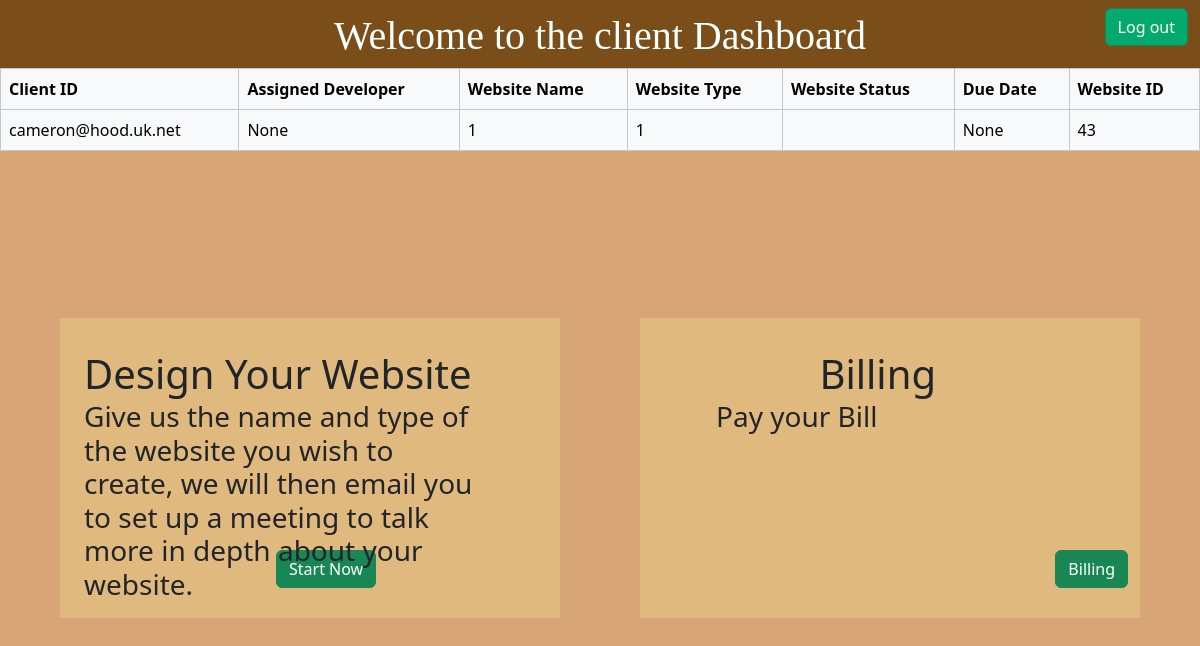
The page /client_dashboard (signed in) on the database its author committed.
### WebDev/models.py (models this page shows, shortened)
class Website_details(models.Model):
  WebsiteID = models.BigAutoField(auto_created=True, primary_key=True, blank=False, unique=True)
  ClientID = models.ForeignKey(User, on_delete=models.CASCADE)
  DeveloperID = models.ForeignKey(Developers, blank=True, null=True, on_delete=models.CASCADE)
  WebsiteName = models.CharField(max_length=255, blank=False)
  WebsiteType = models.CharField(max_length=255, blank=False)
  WebsiteStatus = models.CharField(max_length=255, blank=True)
  DueDate = models.CharField(max_length=255, blank=True, null=True)

### WebDev/views.py (the view)
# urls.py: path('client_dashboard', views.client_dash, name ='client_dash'),        # client dash
@login_required
def client_dash(request):
    detail_context ={}
    deatail_form = details_form()
    details = Website_details.objects.filter(ClientID=request.user)
    detail_context['details'] = details
    detail_context['deatail_form'] = deatail_form
    return render(request, 'WebDev/client_dash.html', detail_context)

### WebDev/templates/WebDev/client_dash.html (shortened to what this page needs)
<!DOCTYPE html>
<html lang="en">
<head>
    <link href="https://cdn.jsdelivr.net/npm/bootstrap@5.3.3/dist/css/bootstrap.min.css" rel="stylesheet">
</head>
<body style=" background-color: #d8a576;">
    <div>
        <div style="position: absolute; height: 10%; width: 100%; background-color: #7a4d19; top:0%; z-index: -10;"></div>
        <h1 style="font-family: 'Times New Roman', Times, serif; text-align: center; z-index: 1; --bs-heading-color: azure; margin-top: 1%; top:0px; position: relative;">Welcome to the client Dashboard</h1>
        <div style="height: 300px;  width: 500px;background-color: #e0b97e;position: absolute;left: 5%;margin-top: 250px;"></div>
        <div style="height: 300px;width: 500px; background-color: #e0b97e;position: absolute;margin-top: 250px;margin-left: auto;right :5%;"></div>
        <a href="{% url 'client_website_details' %}" class="btn btn-success" style="position:absolute; left: 23%; top:550px">Start Now</a>
        <a href="{% url 'client_billing' %}" class="btn btn-success" style="position:absolute; right: 6%; top:550px">Billing</a>
        <a href="{% url 'home' %}" class="btn btn-success" style="position:absolute; right: 1%; top:1%; color: #ffffff;  background-color: #04AA6D;">Log out</a>
        <h1 style="position:absolute; left: 7%; top:350px;">Design Your Website</h1>
        <h2 style="position:absolute; left: 7%; top:400px; font-size:28px; width:400px;">Give us the name and type of the website you wish to create, we will then email you to set up a meeting to talk more in depth about your website.</h2>
        <h1 style="position:absolute; right: 22%; top:350px;">Billing</h1>
        <h2 style="position:absolute; right: 7%; top:400px; font-size:28px; width:400px; ">Pay your Bill </h2>
    </div>
    <table class = "table table-bordered table-light">
        <tr><th>Client ID</th><th>Assigned Developer</th><th>Website Name</th><th>Website Type </th><th>Website Status</th><th>Due Date</th><th>Website ID</th></tr>
        {% for x in details %}
            <tr>
                <td>{{x.ClientID}}</td>
                <td>{{x.DeveloperID}}</td>
                <td>{{x.WebsiteName}}</td>
                <td>{{x.WebsiteType}}</td>
                <td>{{x.WebsiteStatus}}</td>
                <td>{{x.DueDate}}</td>
                <td>{{x.WebsiteID}}</td>
            </tr>
        {% endfor %}
      </table>
</body>
</html>

### rows shown on the page
Website_details: ClientID "cameron@hood.uk.net", DeveloperID "None", WebsiteName "1", WebsiteType "1", DueDate "None", WebsiteID "43"
